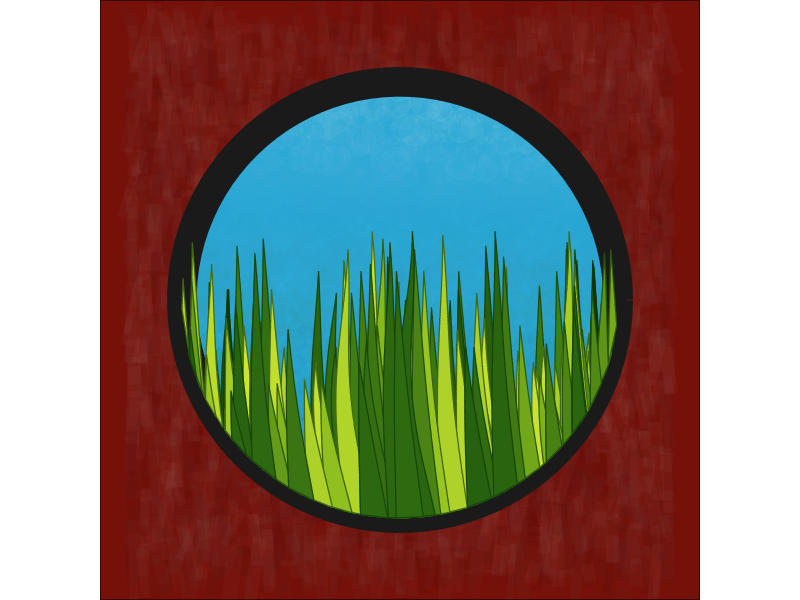

Reproduce this figure in R.
#Genuary 9 2023- Plants 

#=============================================================================#
#Library Load-in---------------------------------------------------------------
#=============================================================================#
library(dplyr) #Data wrangling
library(purrr) #list manipulation
library(ggplot2) #Plotting
library(sp) #polygon manipulation

#=============================================================================#
#Data Set up-------------------------------------------------------------------
#=============================================================================#

#Amount of grass blades desired#
n = 150

#Grass height/size#
grass_height = sample(seq(3,6.25, length.out = 50), n, replace = TRUE)
grass_level = 1

#Grass "waviness"
waviness = sample(seq(5,50, length.out = 25), n, replace = TRUE)

#Grass wave direction#
direction = c("left", "right")

#Color options#
grass_color = c("#A3CB25", "#CEE633", "#88BB1D", "#26610F", "#428115","#0C3607")
border_color = map_chr(grass_color, ~colorRampPalette(c(.x, "#0C3607"))(10)[7])
sky_color = c("#003D59", "#167070", "#44857D", "#2BA8D4")

#X scale transformations#
x_trans <- sample(seq(1,9, length.out = 50), n, replace = TRUE)

#List options for iterations#
list_opts <- list(grass_height,
                  grass_level,
                  waviness,
                  x_trans,
                  colorRampPalette(grass_color)(n),
                  colorRampPalette(border_color)(n),
                  1:n)

#Angle setting for circle
theta <- seq(0,2*pi, length.out = 100)


#=============================================================================#
#Data Compilation--------------------------------------------------------------
#=============================================================================#

#circle data for the "window"
circle <- tibble(x = (cos(theta)*4) + 5,
                 y = (sin(theta)*4) + 5)

#Grass data compilation#
grass <- pmap_df(list_opts, ~tibble(y = c(seq(..2,..1,length.out = 1000),
                                          seq(..1,..2, length.out = 1000),
                                          ..2),
                                    x = cos(y)/..3) |>
                   mutate(x = x + c(rep(0,1000),
                                    seq(0,.5, length.out = 1000),
                                    0),
                          group = paste0("plant",..7),
                          fill = ..5,
                          color = ..6,
                          x = x + ..4)) |>
  mutate(logic = point.in.polygon(x,y, circle$x, circle$y)) |>
  filter(logic == 1)


#Cloud Data#
texture <- tibble(expand.grid(x = seq(0,10, length.out = 50),
                  y = seq(0,10, length.out = 50))) |>
  mutate(logic = sp::point.in.polygon(x,y, circle$x, circle$y)) |>
  filter(logic == 1) 

texture <- texture |>
  arrange(y) |>
  mutate(color = colorRampPalette(c(sky_color, "#ffffff"))(nrow(texture)))

#Background Data
back_texture <- tibble(expand.grid(x = seq(0,10, length.out = 50),
                                y = seq(0,10, length.out = 50)))

#=============================================================================#
#Final Piece-------------------------------------------------------------------
#=============================================================================#

grass |>
  ggplot(aes(x,y, group = group))+
  theme_void()+
  theme(plot.background = element_rect(fill = "#751109"))+
  geom_path(data = back_texture, 
            aes(group = y), 
            alpha = .03,
            position = position_jitter(width = .05, height = .04),
            linewidth = sample(seq(1,25, length.out = nrow(back_texture))), 
            color = sample(colorRampPalette(c("#000000", "#ffffff"))(nrow(back_texture))))+
  geom_polygon(data = circle, aes(x,y), 
               inherit.aes = FALSE, 
               fill = sky_color[4], 
               color = "#000000", 
               linewidth =5)+
  geom_point(data = texture, aes(x,y, group = x),
             position = position_jitter(width =.05, height = .06), 
             color = texture$color, 
             inherit.aes = FALSE,  
             size = sample(1:10, nrow(texture), replace = TRUE), 
             alpha = .04)+
  geom_path(data = circle, aes(x,y), 
            inherit.aes = FALSE, 
            color = "#1a1a1a", 
            linewidth = 10)+
  geom_polygon(fill = grass$fill, 
               color = grass$color, 
               linewidth = .4, 
               position = position_jitter(width = .003, height = .001))+
  coord_equal(xlim = c(0,10), 
              ylim = c(0,10))

#To save output:
# ggsave("images/05.png",
#        dev = "png",
#        dpi = 300,
#        bg = "transparent")
